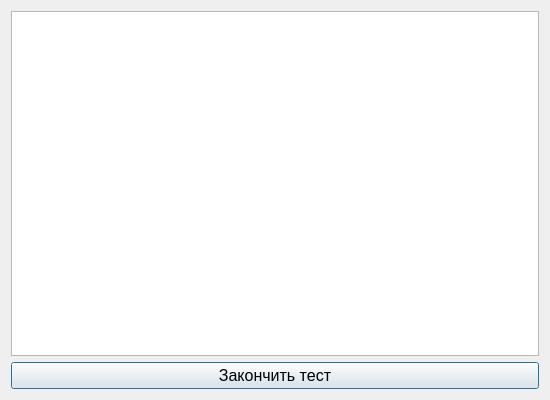
<?xml version="1.0" encoding="UTF-8"?>
<ui version="4.0">
 <class>TestQuizDialog</class>
 <widget class="QDialog" name="TestQuizDialog">
  <property name="geometry">
   <rect>
    <x>0</x>
    <y>0</y>
    <width>550</width>
    <height>400</height>
   </rect>
  </property>
  <property name="windowTitle">
   <string>Dialog</string>
  </property>
  <layout class="QVBoxLayout" name="verticalLayout">
   <item>
    <layout class="QVBoxLayout" name="testLayout">
     <item>
      <layout class="QVBoxLayout" name="testContainer">
       <item>
        <widget class="QListWidget" name="templateTestList"/>
       </item>
      </layout>
     </item>
     <item>
      <widget class="QPushButton" name="endTestButton">
       <property name="font">
        <font>
         <pointsize>12</pointsize>
        </font>
       </property>
       <property name="text">
        <string>Закончить тест</string>
       </property>
      </widget>
     </item>
    </layout>
   </item>
  </layout>
 </widget>
 <resources/>
 <connections/>
</ui>
